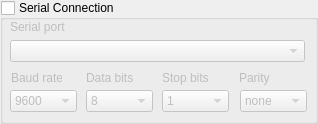
     <widget class="QGroupBox" name="groupBox_28">
      <property name="geometry">
       <rect>
        <x>10</x>
        <y>8</y>
        <width>318</width>
        <height>124</height>
       </rect>
      </property>
      <property name="title">
       <string>Serial Connection</string>
      </property>
      <property name="checkable">
       <bool>true</bool>
      </property>
      <property name="checked">
       <bool>false</bool>
      </property>
      <widget class="QLabel" name="label_29">
       <property name="geometry">
        <rect>
         <x>10</x>
         <y>17</y>
         <width>81</width>
         <height>20</height>
        </rect>
       </property>
       <property name="text">
        <string>Serial port</string>
       </property>
      </widget>
      <widget class="QLabel" name="label_30">
       <property name="geometry">
        <rect>
         <x>11</x>
         <y>70</y>
         <width>51</width>
         <height>16</height>
        </rect>
       </property>
       <property name="text">
        <string>Baud rate</string>
       </property>
      </widget>
      <widget class="QLabel" name="label_31">
       <property name="geometry">
        <rect>
         <x>86</x>
         <y>70</y>
         <width>51</width>
         <height>16</height>
        </rect>
       </property>
       <property name="text">
        <string>Data bits</string>
       </property>
      </widget>
      <widget class="QLabel" name="label_32">
       <property name="geometry">
        <rect>
         <x>162</x>
         <y>70</y>
         <width>51</width>
         <height>16</height>
        </rect>
       </property>
       <property name="text">
        <string>Stop bits</string>
       </property>
      </widget>
      <widget class="QLabel" name="label_33">
       <property name="geometry">
        <rect>
         <x>239</x>
         <y>70</y>
         <width>41</width>
         <height>16</height>
        </rect>
       </property>
       <property name="text">
        <string>Parity</string>
       </property>
      </widget>
      <widget class="QComboBox" name="comboBox_6">
       <property name="geometry">
        <rect>
         <x>10</x>
         <y>40</y>
         <width>295</width>
         <height>22</height>
        </rect>
       </property>
      </widget>
      <widget class="QComboBox" name="comboBox_7">
       <property name="geometry">
        <rect>
         <x>10</x>
         <y>90</y>
         <width>67</width>
         <height>22</height>
        </rect>
       </property>
       <item>
        <property name="text">
         <string>9600</string>
        </property>
       </item>
       <item>
        <property name="text">
         <string>1200</string>
        </property>
       </item>
       <item>
        <property name="text">
         <string>2400</string>
        </property>
       </item>
       <item>
        <property name="text">
         <string>4800</string>
        </property>
       </item>
       <item>
        <property name="text">
         <string>19200</string>
        </property>
       </item>
       <item>
        <property name="text">
         <string>38400</string>
        </property>
       </item>
       <item>
        <property name="text">
         <string>57600</string>
        </property>
       </item>
       <item>
        <property name="text">
         <string>115200</string>
        </property>
       </item>
      </widget>
      <widget class="QComboBox" name="comboBox_8">
       <property name="geometry">
        <rect>
         <x>86</x>
         <y>90</y>
         <width>67</width>
         <height>22</height>
        </rect>
       </property>
       <item>
        <property name="text">
         <string>8</string>
        </property>
       </item>
       <item>
        <property name="text">
         <string>7</string>
        </property>
       </item>
      </widget>
      <widget class="QComboBox" name="comboBox_9">
       <property name="geometry">
        <rect>
         <x>162</x>
         <y>90</y>
         <width>67</width>
         <height>22</height>
        </rect>
       </property>
       <item>
        <property name="text">
         <string>1</string>
        </property>
       </item>
       <item>
        <property name="text">
         <string>1.5</string>
        </property>
       </item>
       <item>
        <property name="text">
         <string>2</string>
        </property>
       </item>
      </widget>
      <widget class="QComboBox" name="comboBox_10">
       <property name="geometry">
        <rect>
         <x>240</x>
         <y>90</y>
         <width>67</width>
         <height>22</height>
        </rect>
       </property>
       <item>
        <property name="text">
         <string>none</string>
        </property>
       </item>
       <item>
        <property name="text">
         <string>even</string>
        </property>
       </item>
       <item>
        <property name="text">
         <string>odd</string>
        </property>
       </item>
      </widget>
     </widget>
